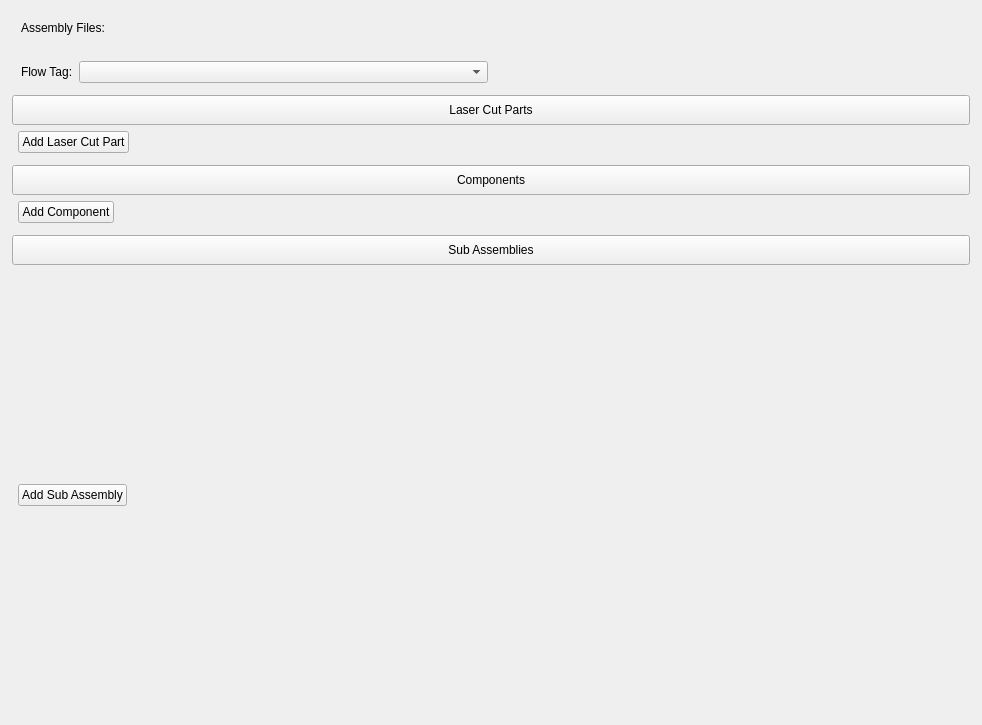
<?xml version="1.0" encoding="UTF-8"?>
<ui version="4.0">
 <class>Form</class>
 <widget class="QWidget" name="Form">
  <property name="geometry">
   <rect>
    <x>0</x>
    <y>0</y>
    <width>982</width>
    <height>725</height>
   </rect>
  </property>
  <property name="sizePolicy">
   <sizepolicy hsizetype="Preferred" vsizetype="Expanding">
    <horstretch>0</horstretch>
    <verstretch>0</verstretch>
   </sizepolicy>
  </property>
  <property name="minimumSize">
   <size>
    <width>0</width>
    <height>0</height>
   </size>
  </property>
  <property name="windowTitle">
   <string>Form</string>
  </property>
  <property name="styleSheet">
   <string notr="true"/>
  </property>
  <layout class="QVBoxLayout" name="verticalLayout_8">
   <property name="leftMargin">
    <number>0</number>
   </property>
   <property name="topMargin">
    <number>0</number>
   </property>
   <property name="rightMargin">
    <number>0</number>
   </property>
   <property name="bottomMargin">
    <number>0</number>
   </property>
   <item>
    <widget class="QWidget" name="assembly_widget" native="true">
     <property name="sizePolicy">
      <sizepolicy hsizetype="Preferred" vsizetype="Expanding">
       <horstretch>0</horstretch>
       <verstretch>0</verstretch>
      </sizepolicy>
     </property>
     <layout class="QVBoxLayout" name="verticalLayout_9" stretch="0">
      <item>
       <layout class="QVBoxLayout" name="verticalLayout_14" stretch="0,0,0,1">
        <property name="leftMargin">
         <number>3</number>
        </property>
        <property name="topMargin">
         <number>3</number>
        </property>
        <property name="rightMargin">
         <number>3</number>
        </property>
        <property name="bottomMargin">
         <number>3</number>
        </property>
        <item>
         <widget class="QWidget" name="verticalWidget_4" native="true">
          <property name="sizePolicy">
           <sizepolicy hsizetype="Preferred" vsizetype="Maximum">
            <horstretch>0</horstretch>
            <verstretch>0</verstretch>
           </sizepolicy>
          </property>
          <layout class="QHBoxLayout" name="horizontalLayout">
           <property name="bottomMargin">
            <number>6</number>
           </property>
           <item>
            <layout class="QVBoxLayout" name="image_layout"/>
           </item>
           <item>
            <layout class="QVBoxLayout" name="verticalLayout_15">
             <item>
              <widget class="QLabel" name="label_2">
               <property name="text">
                <string>Assembly Files:</string>
               </property>
              </widget>
             </item>
             <item>
              <layout class="QHBoxLayout" name="horizontalLayout_6">
               <item>
                <layout class="QHBoxLayout" name="assembly_files_layout"/>
               </item>
               <item>
                <spacer name="horizontalSpacer_5">
                 <property name="orientation">
                  <enum>Qt::Horizontal</enum>
                 </property>
                 <property name="sizeHint" stdset="0">
                  <size>
                   <width>40</width>
                   <height>20</height>
                  </size>
                 </property>
                </spacer>
               </item>
              </layout>
             </item>
             <item>
              <layout class="QHBoxLayout" name="horizontalLayout_2" stretch="0,1">
               <item>
                <widget class="QLabel" name="label">
                 <property name="text">
                  <string>Flow Tag:</string>
                 </property>
                 <property name="buddy">
                  <cstring>comboBox_assembly_flow_tag</cstring>
                 </property>
                </widget>
               </item>
               <item>
                <widget class="QComboBox" name="comboBox_assembly_flow_tag"/>
               </item>
              </layout>
             </item>
            </layout>
           </item>
           <item>
            <widget class="QWidget" name="paint_widget" native="true">
             <layout class="QVBoxLayout" name="verticalLayout">
              <property name="leftMargin">
               <number>0</number>
              </property>
              <property name="topMargin">
               <number>0</number>
              </property>
              <property name="rightMargin">
               <number>0</number>
              </property>
              <property name="bottomMargin">
               <number>0</number>
              </property>
              <item>
               <layout class="QVBoxLayout" name="verticalLayout_12" stretch="1">
                <item>
                 <layout class="QHBoxLayout" name="paint_layout"/>
                </item>
               </layout>
              </item>
             </layout>
            </widget>
           </item>
           <item>
            <spacer name="horizontalSpacer">
             <property name="orientation">
              <enum>Qt::Horizontal</enum>
             </property>
             <property name="sizeHint" stdset="0">
              <size>
               <width>40</width>
               <height>20</height>
              </size>
             </property>
            </spacer>
           </item>
          </layout>
         </widget>
        </item>
        <item>
         <layout class="QVBoxLayout" name="verticalLayout_4">
          <property name="spacing">
           <number>0</number>
          </property>
          <property name="bottomMargin">
           <number>0</number>
          </property>
          <item>
           <widget class="QPushButton" name="pushButton_laser_cut_parts">
            <property name="minimumSize">
             <size>
              <width>0</width>
              <height>30</height>
             </size>
            </property>
            <property name="text">
             <string>Laser Cut Parts</string>
            </property>
            <property name="checkable">
             <bool>true</bool>
            </property>
           </widget>
          </item>
          <item>
           <widget class="QWidget" name="laser_cut_widget" native="true">
            <layout class="QVBoxLayout" name="verticalLayout_7">
             <property name="spacing">
              <number>0</number>
             </property>
             <property name="leftMargin">
              <number>0</number>
             </property>
             <property name="topMargin">
              <number>0</number>
             </property>
             <property name="rightMargin">
              <number>0</number>
             </property>
             <property name="bottomMargin">
              <number>3</number>
             </property>
             <item>
              <layout class="QVBoxLayout" name="verticalLayout_5">
               <item>
                <layout class="QVBoxLayout" name="laser_cut_parts_layout"/>
               </item>
               <item>
                <layout class="QHBoxLayout" name="horizontalLayout_4">
                 <property name="leftMargin">
                  <number>6</number>
                 </property>
                 <property name="topMargin">
                  <number>6</number>
                 </property>
                 <property name="rightMargin">
                  <number>6</number>
                 </property>
                 <property name="bottomMargin">
                  <number>3</number>
                 </property>
                 <item>
                  <widget class="QPushButton" name="add_laser_cut_part_button">
                   <property name="sizePolicy">
                    <sizepolicy hsizetype="Fixed" vsizetype="Fixed">
                     <horstretch>0</horstretch>
                     <verstretch>0</verstretch>
                    </sizepolicy>
                   </property>
                   <property name="text">
                    <string>Add Laser Cut Part</string>
                   </property>
                  </widget>
                 </item>
                 <item>
                  <spacer name="horizontalSpacer_2">
                   <property name="orientation">
                    <enum>Qt::Horizontal</enum>
                   </property>
                   <property name="sizeHint" stdset="0">
                    <size>
                     <width>40</width>
                     <height>20</height>
                    </size>
                   </property>
                  </spacer>
                 </item>
                </layout>
               </item>
              </layout>
             </item>
            </layout>
           </widget>
          </item>
         </layout>
        </item>
        <item>
         <layout class="QVBoxLayout" name="verticalLayout_3">
          <property name="spacing">
           <number>0</number>
          </property>
          <property name="bottomMargin">
           <number>0</number>
          </property>
          <item>
           <widget class="QPushButton" name="pushButton_components">
            <property name="minimumSize">
             <size>
              <width>0</width>
              <height>30</height>
             </size>
            </property>
            <property name="text">
             <string>Components</string>
            </property>
            <property name="checkable">
             <bool>true</bool>
            </property>
           </widget>
          </item>
          <item>
           <widget class="QWidget" name="component_widget" native="true">
            <property name="sizePolicy">
             <sizepolicy hsizetype="Preferred" vsizetype="Preferred">
              <horstretch>0</horstretch>
              <verstretch>0</verstretch>
             </sizepolicy>
            </property>
            <layout class="QVBoxLayout" name="verticalLayout_2">
             <property name="spacing">
              <number>0</number>
             </property>
             <property name="leftMargin">
              <number>0</number>
             </property>
             <property name="topMargin">
              <number>0</number>
             </property>
             <property name="rightMargin">
              <number>0</number>
             </property>
             <property name="bottomMargin">
              <number>3</number>
             </property>
             <item>
              <layout class="QVBoxLayout" name="verticalLayout_6">
               <item>
                <layout class="QVBoxLayout" name="components_layout"/>
               </item>
               <item>
                <layout class="QHBoxLayout" name="horizontalLayout_3">
                 <property name="leftMargin">
                  <number>6</number>
                 </property>
                 <property name="topMargin">
                  <number>6</number>
                 </property>
                 <property name="rightMargin">
                  <number>6</number>
                 </property>
                 <property name="bottomMargin">
                  <number>3</number>
                 </property>
                 <item>
                  <widget class="QPushButton" name="add_component_button">
                   <property name="sizePolicy">
                    <sizepolicy hsizetype="Fixed" vsizetype="Fixed">
                     <horstretch>0</horstretch>
                     <verstretch>0</verstretch>
                    </sizepolicy>
                   </property>
                   <property name="text">
                    <string>Add Component</string>
                   </property>
                  </widget>
                 </item>
                 <item>
                  <spacer name="horizontalSpacer_3">
                   <property name="orientation">
                    <enum>Qt::Horizontal</enum>
                   </property>
                   <property name="sizeHint" stdset="0">
                    <size>
                     <width>40</width>
                     <height>20</height>
                    </size>
                   </property>
                  </spacer>
                 </item>
                </layout>
               </item>
              </layout>
             </item>
            </layout>
           </widget>
          </item>
         </layout>
        </item>
        <item>
         <layout class="QVBoxLayout" name="verticalLayout_10">
          <property name="spacing">
           <number>0</number>
          </property>
          <property name="bottomMargin">
           <number>0</number>
          </property>
          <item>
           <widget class="QPushButton" name="pushButton_sub_assemblies">
            <property name="minimumSize">
             <size>
              <width>0</width>
              <height>30</height>
             </size>
            </property>
            <property name="text">
             <string>Sub Assemblies</string>
            </property>
            <property name="checkable">
             <bool>true</bool>
            </property>
            <property name="checked">
             <bool>false</bool>
            </property>
           </widget>
          </item>
          <item>
           <widget class="QWidget" name="sub_assemblies_widget" native="true">
            <property name="sizePolicy">
             <sizepolicy hsizetype="Preferred" vsizetype="Expanding">
              <horstretch>0</horstretch>
              <verstretch>0</verstretch>
             </sizepolicy>
            </property>
            <property name="minimumSize">
             <size>
              <width>0</width>
              <height>0</height>
             </size>
            </property>
            <layout class="QVBoxLayout" name="verticalLayout_11" stretch="1,0">
             <property name="spacing">
              <number>0</number>
             </property>
             <property name="leftMargin">
              <number>0</number>
             </property>
             <property name="topMargin">
              <number>0</number>
             </property>
             <property name="rightMargin">
              <number>0</number>
             </property>
             <property name="bottomMargin">
              <number>0</number>
             </property>
             <item>
              <layout class="QVBoxLayout" name="sub_assembly_layout">
               <property name="leftMargin">
                <number>9</number>
               </property>
               <property name="topMargin">
                <number>9</number>
               </property>
               <property name="rightMargin">
                <number>9</number>
               </property>
               <property name="bottomMargin">
                <number>9</number>
               </property>
              </layout>
             </item>
             <item>
              <layout class="QHBoxLayout" name="horizontalLayout_5">
               <property name="leftMargin">
                <number>6</number>
               </property>
               <property name="topMargin">
                <number>0</number>
               </property>
               <property name="rightMargin">
                <number>6</number>
               </property>
               <property name="bottomMargin">
                <number>6</number>
               </property>
               <item>
                <widget class="QPushButton" name="add_sub_assembly_button">
                 <property name="sizePolicy">
                  <sizepolicy hsizetype="Fixed" vsizetype="Fixed">
                   <horstretch>0</horstretch>
                   <verstretch>0</verstretch>
                  </sizepolicy>
                 </property>
                 <property name="text">
                  <string>Add Sub Assembly</string>
                 </property>
                </widget>
               </item>
               <item>
                <spacer name="horizontalSpacer_4">
                 <property name="orientation">
                  <enum>Qt::Horizontal</enum>
                 </property>
                 <property name="sizeHint" stdset="0">
                  <size>
                   <width>40</width>
                   <height>20</height>
                  </size>
                 </property>
                </spacer>
               </item>
              </layout>
             </item>
            </layout>
           </widget>
          </item>
         </layout>
        </item>
       </layout>
      </item>
     </layout>
    </widget>
   </item>
  </layout>
 </widget>
 <resources/>
 <connections>
  <connection>
   <sender>pushButton_laser_cut_parts</sender>
   <signal>clicked(bool)</signal>
   <receiver>laser_cut_widget</receiver>
   <slot>setVisible(bool)</slot>
   <hints>
    <hint type="sourcelabel">
     <x>489</x>
     <y>65</y>
    </hint>
    <hint type="destinationlabel">
     <x>489</x>
     <y>84</y>
    </hint>
   </hints>
  </connection>
  <connection>
   <sender>pushButton_components</sender>
   <signal>clicked(bool)</signal>
   <receiver>component_widget</receiver>
   <slot>setVisible(bool)</slot>
   <hints>
    <hint type="sourcelabel">
     <x>489</x>
     <y>149</y>
    </hint>
    <hint type="destinationlabel">
     <x>489</x>
     <y>192</y>
    </hint>
   </hints>
  </connection>
  <connection>
   <sender>pushButton_sub_assemblies</sender>
   <signal>clicked(bool)</signal>
   <receiver>sub_assemblies_widget</receiver>
   <slot>setVisible(bool)</slot>
   <hints>
    <hint type="sourcelabel">
     <x>489</x>
     <y>242</y>
    </hint>
    <hint type="destinationlabel">
     <x>489</x>
     <y>769</y>
    </hint>
   </hints>
  </connection>
 </connections>
</ui>
